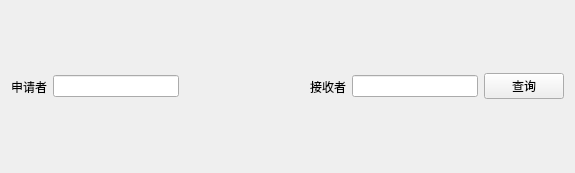
<?xml version="1.0" encoding="UTF-8"?>
<ui version="4.0">
 <class>relations</class>
 <widget class="QWidget" name="relations">
  <property name="geometry">
   <rect>
    <x>0</x>
    <y>0</y>
    <width>575</width>
    <height>173</height>
   </rect>
  </property>
  <property name="windowTitle">
   <string>Form</string>
  </property>
  <layout class="QHBoxLayout" name="horizontalLayout_2">
   <item>
    <layout class="QHBoxLayout" name="horizontalLayout">
     <item>
      <widget class="QLabel" name="label">
       <property name="text">
        <string>申请者</string>
       </property>
      </widget>
     </item>
     <item>
      <widget class="QLineEdit" name="lineEdit"/>
     </item>
     <item>
      <spacer name="horizontalSpacer">
       <property name="orientation">
        <enum>Qt::Horizontal</enum>
       </property>
       <property name="sizeHint" stdset="0">
        <size>
         <width>40</width>
         <height>20</height>
        </size>
       </property>
      </spacer>
     </item>
     <item>
      <widget class="QLabel" name="label_2">
       <property name="text">
        <string>接收者</string>
       </property>
      </widget>
     </item>
     <item>
      <widget class="QLineEdit" name="lineEdit_2"/>
     </item>
     <item>
      <widget class="QPushButton" name="pushButton">
       <property name="text">
        <string>查询</string>
       </property>
      </widget>
     </item>
    </layout>
   </item>
  </layout>
 </widget>
 <resources/>
 <connections/>
</ui>
